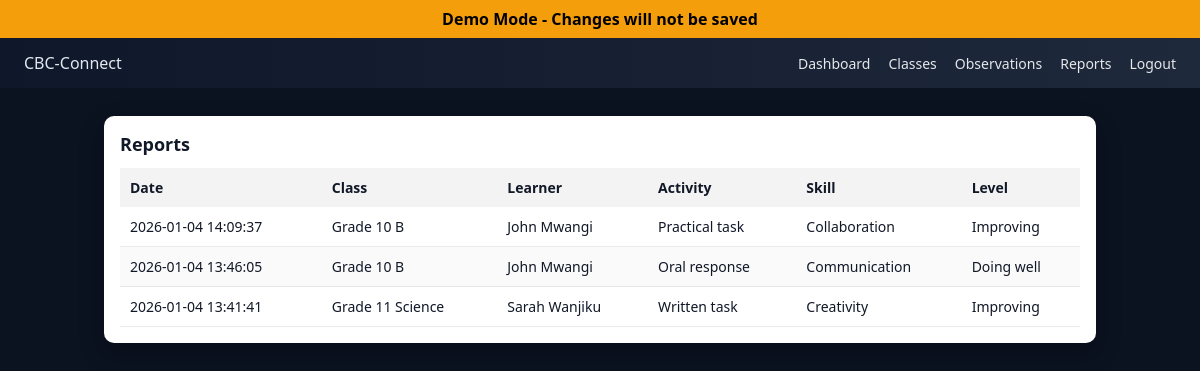
The page /reports/ on the database its author committed.
### tables this page shows
CREATE TABLE observations (
            id INTEGER PRIMARY KEY AUTOINCREMENT,
            teacher_id INTEGER NOT NULL,
            class_name TEXT NOT NULL,
            learner_id INTEGER NOT NULL,
            activity TEXT NOT NULL,
            skill TEXT NOT NULL,
            level TEXT NOT NULL,
            note TEXT,
            created_at TIMESTAMP DEFAULT CURRENT_TIMESTAMP,
            FOREIGN KEY (teacher_id) REFERENCES teachers(id),
            FOREIGN KEY (learner_id) REFERENCES learners(id)
        );

CREATE TABLE classes (
            id INTEGER PRIMARY KEY AUTOINCREMENT,
            teacher_id INTEGER NOT NULL,
            name TEXT NOT NULL,
            subject TEXT NOT NULL,
            created_at TIMESTAMP DEFAULT CURRENT_TIMESTAMP,
            FOREIGN KEY (teacher_id) REFERENCES teachers(id)
        );

CREATE TABLE learners (
            id INTEGER PRIMARY KEY AUTOINCREMENT,
            class_id INTEGER NOT NULL,
            name TEXT NOT NULL,
            created_at TIMESTAMP DEFAULT CURRENT_TIMESTAMP,
            FOREIGN KEY (class_id) REFERENCES classes(id)
        );

### app.py (the view)
@app.route("/reports")
@app.route("/reports/")
def reports():
    if not session.get("teacher_logged_in"):
        return redirect(url_for("login"))
    teacher_id = session["teacher_id"]
    observations = get_all_observations(teacher_id)
    return render_template(
        "reports.html",
        observations=observations
    )

### app.py (called while the page is built)
def is_demo():
    return DEMO_MODE

@app.context_processor
def inject_demo_mode():
    return {"demo_mode": is_demo()}

@app.before_request
def force_demo_user():
    if not is_demo():
        return None
    teacher_id = ensure_demo_data()
    session["teacher_logged_in"] = True
    session["teacher_id"] = teacher_id
    return None

@app.before_request
def block_post_in_demo():
    if is_demo() and request.method == "POST":
        flash("Demo Mode: Action simulated successfully.", "info")
        return redirect(request.referrer or url_for("dashboard"))
    return None

### db.py (called while the page is built, shortened)
def get_db():
    conn = sqlite3.connect(DB_PATH)
    conn.row_factory = sqlite3.Row
    return conn

def commit_if_allowed(conn, allow_in_demo=False):
    if DEMO_WRITE_BLOCKED and not allow_in_demo:
        conn.rollback()
        return False
    conn.commit()
    return True

def get_or_create_teacher(email, name, subject, allow_in_demo=False):
    conn = get_db()
    cur = conn.cursor()
    cur.execute("SELECT id FROM teachers WHERE email = ?", (email,))
    row = cur.fetchone()
    if row:
        teacher_id = row["id"]
    conn.close()
    return teacher_id

def seed_default_classes(teacher_id, allow_in_demo=False):
    conn = get_db()
    cur = conn.cursor()
    cur.execute(
        "SELECT COUNT(*) FROM classes WHERE teacher_id = ?",
        (teacher_id,)
    )
    count = cur.fetchone()[0]
    commit_if_allowed(conn, allow_in_demo=allow_in_demo)
    conn.close()

def seed_default_learners(class_id, allow_in_demo=False):
    conn = get_db()
    cur = conn.cursor()
    cur.execute(
        "SELECT COUNT(*) FROM learners WHERE class_id = ?",
        (class_id,)
    )
    count = cur.fetchone()[0]
    commit_if_allowed(conn, allow_in_demo=allow_in_demo)
    conn.close()

def get_all_observations(teacher_id):
    conn = get_db()
    cur = conn.cursor()
    cur.execute("""
        SELECT
            observations.created_at,
            classes.name AS class_name,
            learners.name AS learner_name,
            observations.activity,
            observations.skill,
            observations.level
        FROM observations
        JOIN learners ON observations.learner_id = learners.id
        JOIN classes ON learners.class_id = classes.id
        WHERE observations.teacher_id = ?
        ORDER BY observations.created_at DESC
    """, (teacher_id,))
    rows = cur.fetchall()
    conn.close()
    return rows

### templates/reports.html (shortened to what this page needs)
{% extends "base.html" %}
{% block content %}
<div class="container report-wrap">
  <h2>Reports</h2>
  {% if observations and observations|length > 0 %}
    <table>
      <thead>
        <tr>
          <th>Date</th>
          <th>Class</th>
          <th>Learner</th>
          <th>Activity</th>
          <th>Skill</th>
          <th>Level</th>
        </tr>
      </thead>
      <tbody>
        {% for o in observations %}
        <tr>
          <td>{{ o.created_at }}</td>
          <td>{{ o.class_name }}</td>
          <td>{{ o.learner_name or o.learner_id }}</td>
          <td>{{ o.activity }}</td>
          <td>{{ o.skill }}</td>
          <td>{{ o.level }}</td>
        </tr>
        {% endfor %}
      </tbody>
    </table>
  {% else %}
    <div class="empty">
      No observations available yet.
    </div>
  {% endif %}
</div>
{% endblock %}

### static/css/base.css (style rules this page uses)
body { margin: 0; font-family: system-ui, -apple-system, BlinkMacSystemFont, sans-serif; background: #0b1220; color: #e2e8f0; }
.container { max-width: 960px; margin: 28px auto; background: #ffffff; color: #111827; padding: 24px; border-radius: 10px; box-shadow: 0 10px 25px rgba(0,0,0,0.25); }
h2 { margin-top: 0; font-size: 20px; font-weight: 600; }
table { width: 100%; border-collapse: collapse; font-size: 14px; margin-top: 12px; }
th, td { padding: 12px; border-bottom: 1px solid #e5e7eb; text-align: left; }
th { background: #f8fafc; font-weight: 600; }

### templates/reports.html (style rules this page uses)
.report-wrap { padding: 16px; color: #111827; }
h2 { font-size: 18px; margin-bottom: 12px; color: #111827; }
table { width: 100%; border-collapse: collapse; font-size: 14px; color: #111827; }
th, td { border: none; padding: 10px; text-align: left; color: #111827; text-shadow: none; filter: none; opacity: 1; }
th { background: #f3f3f3; font-weight: 600; }
tbody tr { border-bottom: 1px solid rgba(0, 0, 0, 0.08); }
tr:nth-child(even) { background: #fafafa; }

### rows shown on the page
observations: created_at "2026-01-04 14:09:37", class_name "Grade 10 B", name "John Mwangi", activity "Practical task", skill "Collaboration", level "Improving"
observations: created_at "2026-01-04 13:46:05", class_name "Grade 10 B", name "John Mwangi", activity "Oral response", skill "Communication", level "Doing well"
observations: created_at "2026-01-04 13:41:41", class_name "Grade 11 Science", name "Sarah Wanjiku", activity "Written task", skill "Creativity", level "Improving"
